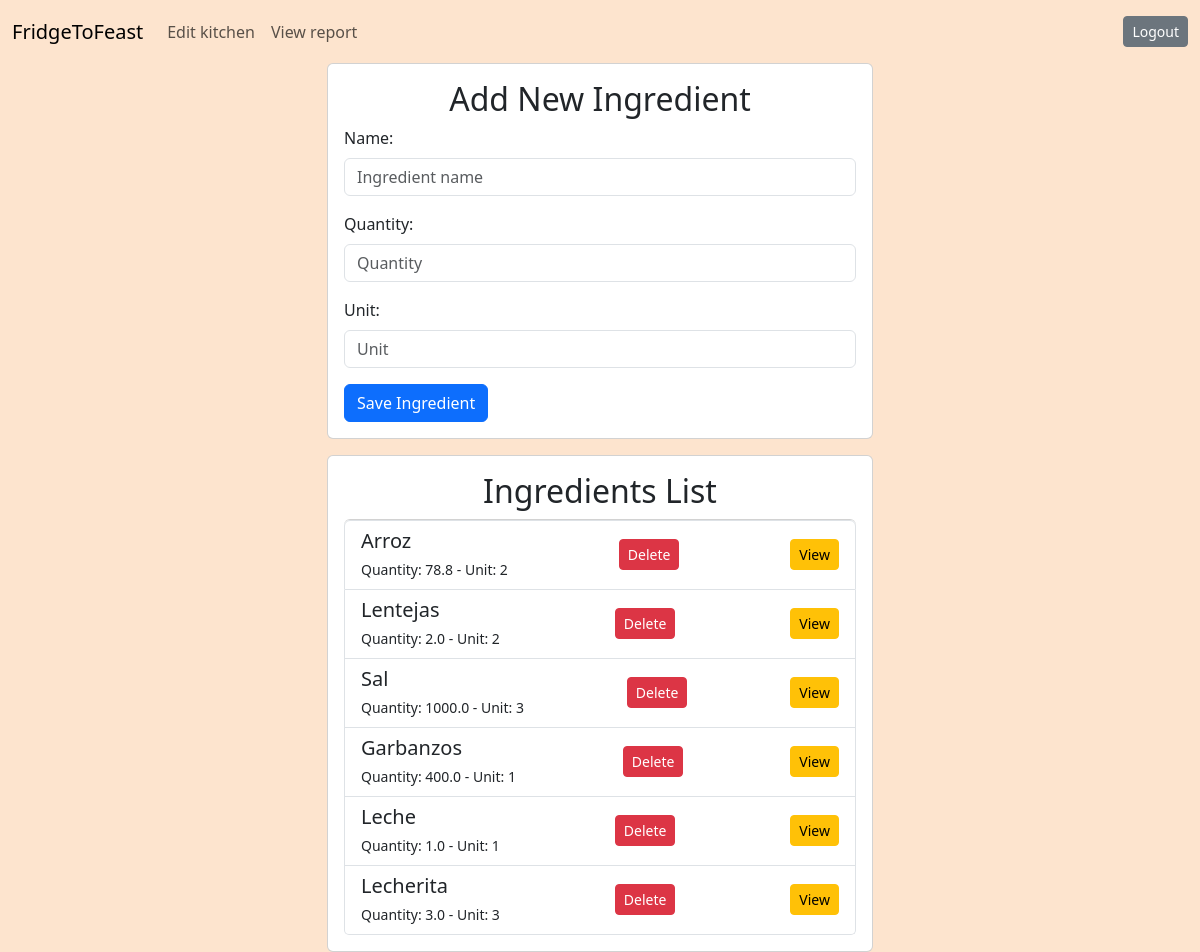
Screenshot of /kitchen/ (signed in) with the database file from the repository.
### kitchen/models.py (models this page shows)
class Ingredient(models.Model):
    name = models.CharField(max_length=100)
    quantity = models.FloatField()
    unit = models.IntegerField()
    created_at = models.DateTimeField(auto_now_add=True)
    user = models.ForeignKey(settings.AUTH_USER_MODEL, on_delete=models.CASCADE, default=1)

### kitchen/views.py (the view)
# urls.py: path('kitchen/', ingredientViews.list_ingredients, name='list_ingredients'),
@login_required
def list_ingredients(request):
    ingredients = Ingredient.objects.filter(user=request.user)
    return render(request, "list_ingredients.html", {"ingredients": ingredients})

### kitchen/templates/list_ingredients.html (shortened to what this page needs)
{% extends 'base.html' %}
{% load static %}
{% block content %}
<div class="card card-body mb-3">
  <h2 class="text-center">Add New Ingredient</h2>
  <form action="{% url 'create_ingredient' %}" method="POST">
    <div class="mb-3">
      <label for="name" class="form-label">Name:</label>
      <input type="text" class="form-control" id="name" name="name" placeholder="Ingredient name" required>
    </div>
    <div class="mb-3">
      <label for="quantity" class="form-label">Quantity:</label>
      <input type="number" class="form-control" id="quantity" name="quantity" placeholder="Quantity" step="any"
        required>
    </div>
    <div class="mb-3">
      <label for="unit" class="form-label">Unit:</label>
      <input type="number" class="form-control" id="unit" name="unit" placeholder="Unit" required>
    </div>
    <button type="submit" class="btn btn-primary">Save Ingredient</button>
  </form>
</div>
<div class="card card-body">
  <h2 class="text-center">Ingredients List</h2>
  {% if ingredients %}
  <div class="list-group">
    {% for ingredient in ingredients %}
    <div class="list-group-item list-group-item-action d-flex justify-content-between align-items-center">
      <div>
        <h5 class="mb-1">{{ ingredient.name }}</h5>
        <small>Quantity: {{ ingredient.quantity }} - Unit: {{ ingredient.unit }}</small>
      </div>
      <form action="{% url 'delete_ingredient' ingredient.id %}" method="POST">
        <button type="submit" class="btn btn-danger btn-sm">Delete</button>
      </form>
      <form action="{% url 'view_ingredient' ingredient.id %}" method="GET">
        <button type="submit" class="btn btn-warning btn-sm">View</button>
    </div>
    {% endfor %}
  </div>
  {% else %}
  <p class="text-center text-muted">No ingredients added yet.</p>
  {% endif %}
</div>
{% endblock content %}

### kitchen/static/kitchen/custom.css (style rules this page uses)
body { background-color: #fde4ce; }

### rows the page displays
Ingredient: name "Arroz", quantity "78.8", unit "2"
Ingredient: name "Lentejas", quantity "2.0", unit "2"
Ingredient: name "Sal", quantity "1000.0", unit "3"
Ingredient: name "Garbanzos", quantity "400.0", unit "1"
Ingredient: name "Leche", quantity "1.0", unit "1"
Ingredient: name "Lecherita", quantity "3.0", unit "3"
